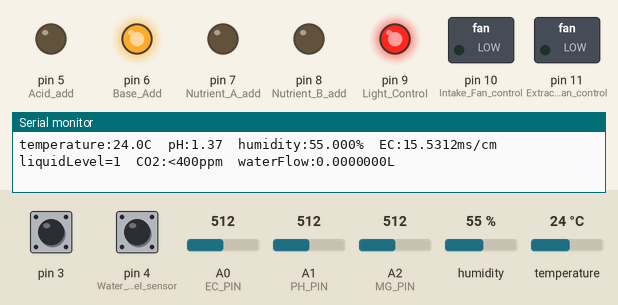
Recording of a sketch running on a simulated Arduino Uno, built with avr-gcc and run on an emulated ATmega328P. Shown: switched loads named in the sketch (green lamp = pin HIGH), output pins drawn as LEDs (lit = HIGH), the last lines printed to the serial monitor. Inputs (shaded band) come from the test bench; at power-on: A2 (MG_PIN) = 512, temperature 24 °C, A1 (PH_PIN) = 512, pin 3 HIGH, pin 4 (Water_level_sensor) HIGH, A0 (EC_PIN) = 512, humidity 55 %.

Above: at 2.8 s.
2.9 s: A2 (MG_PIN) set to 334
6.2 s: A2 (MG_PIN) set to 306
At 8.4 s:
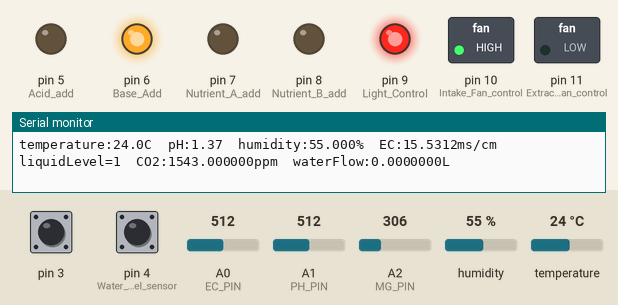
8.7 s: temperature set to 31.7 °C
At 15.9 s:
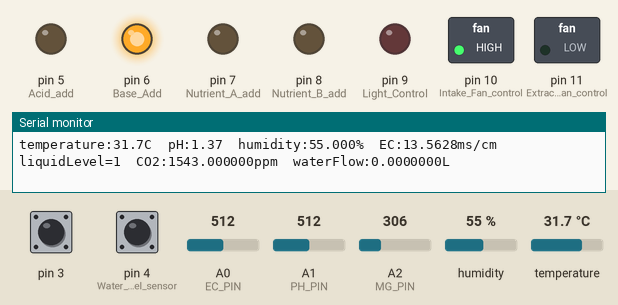
16.0 s: temperature set to 32.7 °C
At 17.8 s:
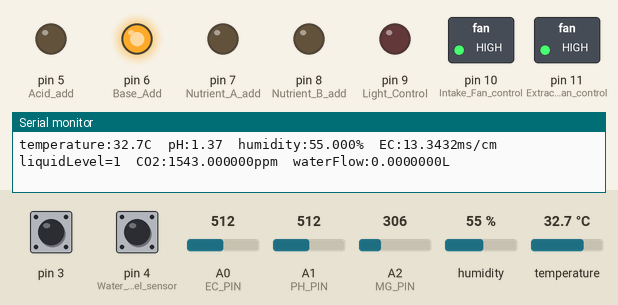
18.8 s: A1 (PH_PIN) set to 398
21.0 s: A1 (PH_PIN) set to 363
At 22.9 s:
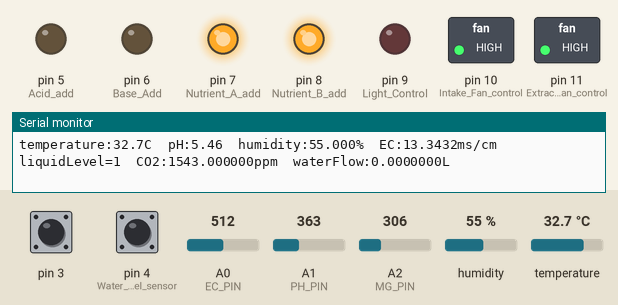
Timing chart, 0 to 64.1 s (numbered marks = the images above; inputs shaded):
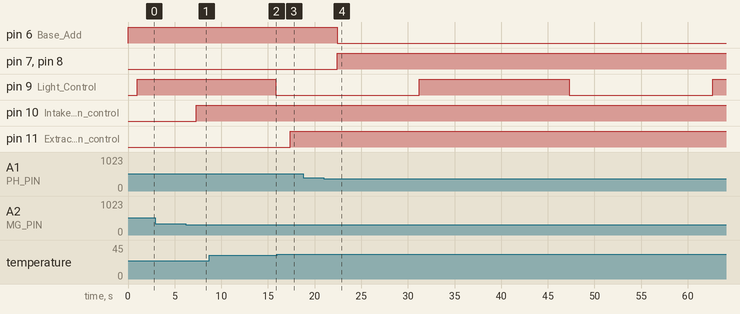

Measured:
- the behaviour switches between 321 and 320 on A2 (MG_PIN) (found by bisection; images 0 and 1)
- the behaviour switches between 32 and 32.1 °C on temperature (found by bisection; images 2 and 3)
- the behaviour switches between 380 and 379 on A1 (PH_PIN) (found by bisection; images 3 and 4)
- after the input at 6.2 s, pin 10 (Intake_Fan_control): LOW → HIGH after 1.1 s
- after the input at 16.0 s, pin 11 (Extractor_fan_control): LOW → HIGH after 1.4 s
- after the input at 21.0 s, pin 6 (Base_Add): HIGH → LOW after 1.4 s; pin 7 (Nutrient_A_add), pin 8 (Nutrient_B_add): LOW → HIGH after 1.4 s

The sketch:

sketch.ino
```cpp
#include "DFRobot_PH.h"
#include "DFRobot_EC10.h"
#include <DHT.h>
#include <EEPROM.h>


#define PH_PIN A1
#define EC_PIN A0
#define DHTPIN 2
#define DHTTYPE DHT22
#define MG_PIN A2
#define DC_GAIN 8.5
#define READ_SAMPLE_INTERVAL 50    //define how many samples you are going to take in normal operation
#define READ_SAMPLE_TIMES    5     //time interval in milliseconds
#define ZERO_POINT_VOLTAGE   0.220 //define the output of the sensor in volts when the concentration of CO2 is 400PPM
#define REACTION_VOLTGAE     0.030 //define the voltage drop of the sensor when move the sensor from air into 1000ppm CO2
float CO2Curve[3]  =  {2.602,ZERO_POINT_VOLTAGE,(REACTION_VOLTGAE/(2.602-3))};
float phVoltage, ecVoltage, co2Voltage, phValue, ecValue, temperature, humidity, co2Level = 25;
int liquidLevel = LOW;
int counter = 0;
volatile double waterFlow;
DFRobot_PH ph;
DHT dht(DHTPIN, DHTTYPE);
DFRobot_EC10 ec;

void setup() {
  // put your setup code here, to run once:
  pinMode(4, INPUT); //Water level sensor
  pinMode(5, OUTPUT); //Acid add
  pinMode(6, OUTPUT); //Base Add
  pinMode(7, OUTPUT); //Nutrient A add
  pinMode(8, OUTPUT); //Nutrient B add
  pinMode(9, OUTPUT); //Light Control
  pinMode(10, OUTPUT);  //Intake Fan control
  pinMode(11, OUTPUT);  //Extractor fan control
  Serial.begin(115200);
  waterFlow = 0;
  ph.begin();
  dht.begin();
  ec.begin();

  attachInterrupt(digitalPinToInterrupt(3), pulse, RISING);
}

void loop() {


  static unsigned long timepoint = millis();
    if(millis()-timepoint>1000U){                  //time interval: 1s
        timepoint = millis();
        temperature = dht.readTemperature();         // read your temperature sensor to execute temperature compensation
        humidity = dht.readHumidity();
        phVoltage = analogRead(PH_PIN)/1024.0*5000;  // read the voltage
        ecVoltage = analogRead(EC_PIN)/1024.0*5000;  // read the voltage
        co2Voltage = MGRead(MG_PIN);
        phValue = ph.readPH(phVoltage,temperature);  // convert voltage to pH with temperature compensation
        ecValue =  ec.readEC(ecVoltage,temperature);
        co2Level = MGGetPercentage(co2Voltage,CO2Curve);
        liquidLevel = digitalRead(4);
        Serial.print("temperature:");
        Serial.print(temperature,1);
        Serial.print("C  pH:");
        Serial.print(phValue,2);
        Serial.print("  humidity:");
        Serial.print(humidity,3);
        Serial.print("%  EC:");
        Serial.print(ecValue,4);
        Serial.print("ms/cm  liquidLevel=");
        Serial.print(liquidLevel,5);
        Serial.print("  CO2:");
        if (co2Level == -1) {
        Serial.print( "<400" );
        }
        else {
        Serial.print(co2Level,6);
        }
        Serial.print( "ppm  waterFlow:" );
        Serial.print(waterFlow, 7);
        Serial.println("L");
        //Serial.print(temperature);
        //Serial.print(";");
        //Serial.print(phValue);
        //Serial.print(";");
        //Serial.print(humidity);
        //Serial.print(";");
        //Serial.print(ecValue);
        //Serial.print(";");
        //Serial.print(liquidLevel);
        //Serial.print(";");
        //if (co2Level == -1) {
        //Serial.print( "<400" );
        //}
        //else {
        //Serial.print(co2Level);
        //}
        //Serial.print(";");
        //Serial.println(waterFlow);
    }
    if(phValue<5){
      digitalWrite(6, HIGH);//add base to decrease acidity
    }
    else if(phValue>7){
      digitalWrite(5, HIGH); // add acid to increase acidity
    }
    else{
      digitalWrite(5, LOW);//add nothing, ph in desired range.
      digitalWrite(6, LOW);

      // move on to EC

      if(ecValue < 1000){
        digitalWrite(7, HIGH);//add nutrient a
        digitalWrite(8, HIGH);//add nutrient b
      }
      else if(ecValue > 1300){
        digitalWrite(7, LOW);
        digitalWrite(8, LOW);
        Serial.println("Add water. Conductivity too high");
      }
      else{
        digitalWrite(7, LOW);
        digitalWrite(8, LOW);// in desired range for nec
      }
    }
    if(co2Level>1200){
      digitalWrite(10, HIGH);//turn on intake fan
    }
    else{
      digitalWrite(10, LOW);
    }
    if(temperature>32){
      digitalWrite(11, HIGH);// turn on exaust fan
    }
    else{
      digitalWrite(11, LOW);
    }
    if (counter <= 24)
  		{
        counter++;
        delay(1000);
  		}
  else
  		{
    counter = 0;
  		}

  if ( counter <= 12)
  		{
    digitalWrite(9, HIGH);
 		}
  else
  		{
    digitalWrite(9, LOW);
  		}

}

float MGRead(int mg_pin)
{
    int i;
    float v=0;

    for (i=0;i<READ_SAMPLE_TIMES;i++) {
        v += analogRead(mg_pin);
        delay(READ_SAMPLE_INTERVAL);
    }
    v = (v/READ_SAMPLE_TIMES) *5/1024 ;
    return v;
}

int  MGGetPercentage(float volts, float *pcurve)
{
   if ((volts/DC_GAIN )>=ZERO_POINT_VOLTAGE) {
      return -1;
   } else {
      return pow(10, ((volts/DC_GAIN)-pcurve[1])/pcurve[2]+pcurve[0]);
   }
}

void pulse()   //measure the quantity of square wave
{
  waterFlow += 1.0 / 450.0; // 450 pulses for 1 liter
}
```
